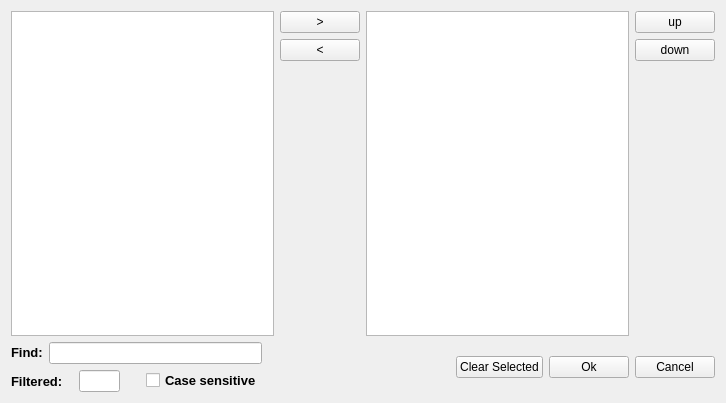
<?xml version="1.0" encoding="UTF-8"?>
<ui version="4.0">
 <class>SignalSelect</class>
 <widget class="QWidget" name="SignalSelect">
  <property name="geometry">
   <rect>
    <x>0</x>
    <y>0</y>
    <width>726</width>
    <height>403</height>
   </rect>
  </property>
  <property name="windowTitle">
   <string>Form</string>
  </property>
  <layout class="QVBoxLayout" name="verticalLayout_4">
   <item>
    <layout class="QHBoxLayout" name="horizontalLayout_2" stretch="4,1,4,1">
     <item>
      <widget class="QListWidget" name="allSignalsWidget"/>
     </item>
     <item>
      <layout class="QVBoxLayout" name="verticalLayout_2">
       <item>
        <widget class="QPushButton" name="addToListButton">
         <property name="text">
          <string>&gt;</string>
         </property>
        </widget>
       </item>
       <item>
        <widget class="QPushButton" name="removeFromListButton">
         <property name="text">
          <string>&lt;</string>
         </property>
        </widget>
       </item>
       <item>
        <spacer name="verticalSpacer">
         <property name="orientation">
          <enum>Qt::Vertical</enum>
         </property>
         <property name="sizeHint" stdset="0">
          <size>
           <width>20</width>
           <height>40</height>
          </size>
         </property>
        </spacer>
       </item>
      </layout>
     </item>
     <item>
      <widget class="QListWidget" name="selectedSignalsWidget"/>
     </item>
     <item>
      <layout class="QVBoxLayout" name="verticalLayout">
       <item>
        <widget class="QPushButton" name="upButton">
         <property name="text">
          <string>up</string>
         </property>
        </widget>
       </item>
       <item>
        <widget class="QPushButton" name="downButton">
         <property name="text">
          <string>down</string>
         </property>
        </widget>
       </item>
       <item>
        <spacer name="verticalSpacer_2">
         <property name="orientation">
          <enum>Qt::Vertical</enum>
         </property>
         <property name="sizeHint" stdset="0">
          <size>
           <width>20</width>
           <height>40</height>
          </size>
         </property>
        </spacer>
       </item>
      </layout>
     </item>
    </layout>
   </item>
   <item>
    <layout class="QHBoxLayout" name="horizontalLayout_4" stretch="4,3,1,1,1">
     <item>
      <layout class="QVBoxLayout" name="verticalLayout_3">
       <item>
        <layout class="QHBoxLayout" name="horizontalLayout">
         <item>
          <widget class="QLabel" name="findLabel">
           <property name="mouseTracking">
            <bool>true</bool>
           </property>
           <property name="text">
            <string>&lt;html&gt;&lt;head/&gt;&lt;body&gt;&lt;p&gt;&lt;span style=&quot; font-size:10pt; font-weight:600;&quot;&gt;Find:&lt;/span&gt;&lt;/p&gt;&lt;/body&gt;&lt;/html&gt;</string>
           </property>
          </widget>
         </item>
         <item>
          <widget class="QLineEdit" name="findEdit">
           <property name="enabled">
            <bool>true</bool>
           </property>
           <property name="toolTip">
            <string>Type least 3 character!</string>
           </property>
           <property name="inputMask">
            <string/>
           </property>
           <property name="text">
            <string/>
           </property>
           <property name="echoMode">
            <enum>QLineEdit::Normal</enum>
           </property>
           <property name="readOnly">
            <bool>false</bool>
           </property>
          </widget>
         </item>
        </layout>
       </item>
       <item>
        <layout class="QHBoxLayout" name="horizontalLayout_3" stretch="3,2,1,4">
         <item>
          <widget class="QLabel" name="filteredLabel">
           <property name="font">
            <font>
             <pointsize>10</pointsize>
             <weight>75</weight>
             <bold>true</bold>
            </font>
           </property>
           <property name="mouseTracking">
            <bool>false</bool>
           </property>
           <property name="text">
            <string>Filtered:</string>
           </property>
          </widget>
         </item>
         <item>
          <widget class="QLineEdit" name="filteredEdit">
           <property name="sizePolicy">
            <sizepolicy hsizetype="Ignored" vsizetype="Fixed">
             <horstretch>0</horstretch>
             <verstretch>0</verstretch>
            </sizepolicy>
           </property>
           <property name="readOnly">
            <bool>true</bool>
           </property>
          </widget>
         </item>
         <item>
          <spacer name="horizontalSpacer_2">
           <property name="orientation">
            <enum>Qt::Horizontal</enum>
           </property>
           <property name="sizeHint" stdset="0">
            <size>
             <width>40</width>
             <height>20</height>
            </size>
           </property>
          </spacer>
         </item>
         <item>
          <widget class="QCheckBox" name="checkBox">
           <property name="font">
            <font>
             <pointsize>10</pointsize>
             <weight>75</weight>
             <bold>true</bold>
            </font>
           </property>
           <property name="text">
            <string>Case sensitive</string>
           </property>
          </widget>
         </item>
        </layout>
       </item>
      </layout>
     </item>
     <item>
      <spacer name="horizontalSpacer">
       <property name="orientation">
        <enum>Qt::Horizontal</enum>
       </property>
       <property name="sizeHint" stdset="0">
        <size>
         <width>40</width>
         <height>20</height>
        </size>
       </property>
      </spacer>
     </item>
     <item>
      <widget class="QPushButton" name="clearSelectedButton">
       <property name="text">
        <string>Clear Selected</string>
       </property>
      </widget>
     </item>
     <item>
      <widget class="QPushButton" name="okButton">
       <property name="text">
        <string>Ok</string>
       </property>
      </widget>
     </item>
     <item>
      <widget class="QPushButton" name="cancelButton">
       <property name="text">
        <string>Cancel</string>
       </property>
      </widget>
     </item>
    </layout>
   </item>
  </layout>
 </widget>
 <tabstops>
  <tabstop>allSignalsWidget</tabstop>
  <tabstop>findEdit</tabstop>
  <tabstop>addToListButton</tabstop>
  <tabstop>removeFromListButton</tabstop>
  <tabstop>selectedSignalsWidget</tabstop>
  <tabstop>upButton</tabstop>
  <tabstop>downButton</tabstop>
  <tabstop>okButton</tabstop>
  <tabstop>cancelButton</tabstop>
  <tabstop>clearSelectedButton</tabstop>
 </tabstops>
 <resources/>
 <connections>
  <connection>
   <sender>cancelButton</sender>
   <signal>clicked()</signal>
   <receiver>SignalSelect</receiver>
   <slot>close()</slot>
   <hints>
    <hint type="sourcelabel">
     <x>664</x>
     <y>365</y>
    </hint>
    <hint type="destinationlabel">
     <x>717</x>
     <y>294</y>
    </hint>
   </hints>
  </connection>
 </connections>
</ui>
